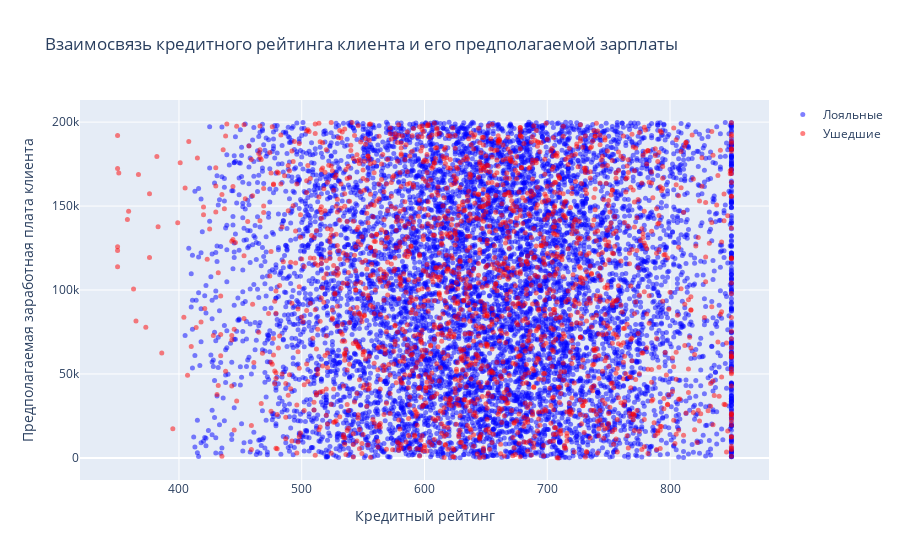

Notebook cell for this chart:
### Markdown cell above
9.5. Постройте график, который показывает взаимосвязь кредитного рейтинга клиента и его предполагаемой зарплаты. Добавьте расцветку по признаку оттока клиентов. Какова взаимосвязь между признаками? Если не видите явной взаимосвязи, укажите это.

### Code cell
fig = go.Figure()

fig.add_trace(go.Scatter(
    x=churn_data[churn_data['Exited'] == "0"]['CreditScore'],
    y=churn_data[churn_data['Exited'] == "0"]['EstimatedSalary'],
    mode='markers',
    name='Лояльные',
    marker=dict(color='blue', size=5, opacity=0.5)
))

fig.add_trace(go.Scatter(
    x=churn_data[churn_data['Exited'] == "1"]['CreditScore'],
    y=churn_data[churn_data['Exited'] == "1"]['EstimatedSalary'],
    mode='markers',
    name='Ушедшие',
    marker=dict(color='red', size=5, opacity=0.5)
))

fig.update_layout(
    title='Взаимосвязь кредитного рейтинга клиента и его предполагаемой зарплаты',
    xaxis_title='Кредитный рейтинг',
    yaxis_title='Предполагаемая заработная плата клиента'
)

fig.show()

display(Image(filename='D:\DS\Skillfactory_jupiter_notebook\PYTHON-13.Vizualization_data\data\9.5.png'))

### Figure 1 — Plotly figure (JSON) as saved in the notebook; plotly's stock layout.template omitted (floating-point values rounded to 4 significant figures; data arrays with more than 128 entries replaced by an {"elided": "..."} marker saying what was removed)
{"data": [{"marker": {"color": "blue", "opacity": 0.5, "size": 5}, "mode": "markers", "name": "Лояльные", "type": "scatter", "x": {"elided": "7963 int values"}, "y": {"elided": "7963 float values"}}, {"marker": {"color": "red", "opacity": 0.5, "size": 5}, "mode": "markers", "name": "Ушедшие", "type": "scatter", "x": {"elided": "2037 int values"}, "y": {"elided": "2037 float values"}}], "layout": {"title": {"text": "Взаимосвязь кредитного рейтинга клиента и его предполагаемой зарплаты"}, "xaxis": {"title": {"text": "Кредитный рейтинг"}}, "yaxis": {"title": {"text": "Предполагаемая заработная плата клиента"}}}}
